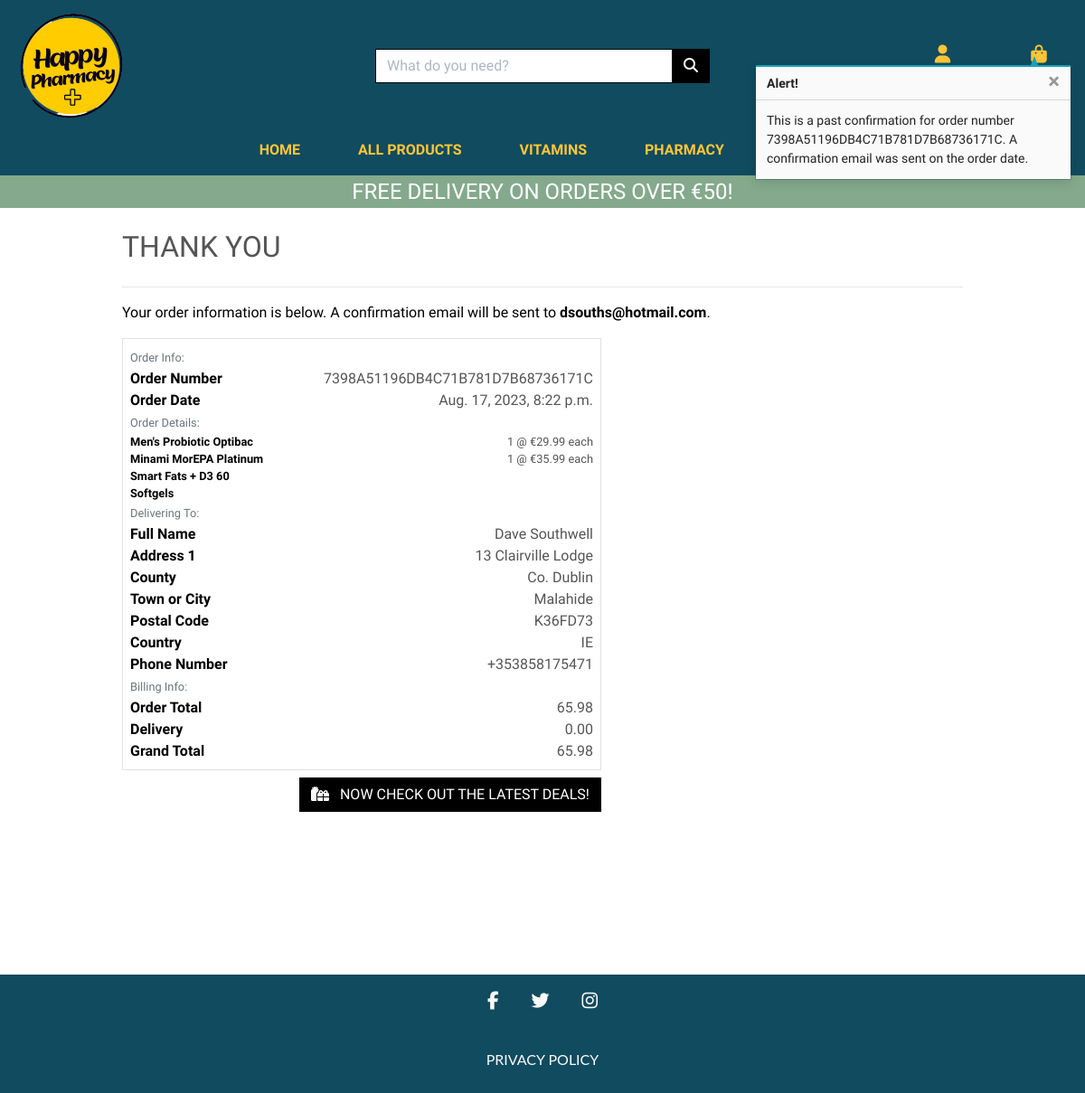
The app's page /profile/order_history/7398A51196DB4C71B781D7B68736171C with its own data.
### checkout/models.py (models this page shows, shortened)
class Order(models.Model):
    order_number = models.CharField(max_length=32, null=False, editable=False)
    user_profile = models.ForeignKey(
        UserProfile,
        on_delete=models.SET_NULL,
        null=True,
        blank=True,
        related_name='orders')
    full_name = models.CharField(max_length=50, null=False, blank=False)
    email = models.EmailField(max_length=254, null=False, blank=False)
    phone_number = models.CharField(max_length=20, null=False, blank=False)
    country = CountryField(blank_label='Country *', null=False, blank=False)
    postcode = models.CharField(max_length=20, null=True, blank=True)
    town_or_city = models.CharField(max_length=40, null=False, blank=False)
    street_address1 = models.CharField(max_length=80, null=False, blank=False)
    street_address2 = models.CharField(max_length=80, null=True, blank=True)
    county = models.CharField(max_length=80, null=True, blank=True)
    date = models.DateTimeField(auto_now_add=True)
    delivery_cost = models.DecimalField(
        max_digits=6, decimal_places=2, null=False, default=0)
    order_total = models.DecimalField(
        max_digits=10,
        decimal_places=2,
        null=False,
        default=0)
    grand_total = models.DecimalField(
        max_digits=10,
        decimal_places=2,
        null=False,
        default=0)

class OrderLineItem(models.Model):
    order = models.ForeignKey(
        Order,
        null=False,
        blank=False,
        on_delete=models.CASCADE,
        related_name='lineitems')
    product = models.ForeignKey(
        Product,
        null=False,
        blank=False,
        on_delete=models.CASCADE)
    product_size = models.CharField(
        max_length=2,
        null=True,
        blank=True)  # XS, S, M, L, XL
    quantity = models.IntegerField(null=False, blank=False, default=0)
    lineitem_total = models.DecimalField(
        max_digits=6,
        decimal_places=2,
        null=False,
        blank=False,
        editable=False)

### products/models.py (models this page shows, shortened)
class Product(models.Model):
    category = models.ForeignKey(
        'Category',
        null=True,
        blank=True,
        on_delete=models.SET_NULL)
    sku = models.CharField(max_length=254, null=True, blank=True)
    name = models.CharField(max_length=254)
    description = models.TextField()
    ingredients = models.TextField()
    price = models.DecimalField(max_digits=6, decimal_places=2)
    directions = models.TextField()
    rating = models.DecimalField(
        max_digits=6,
        decimal_places=2,
        null=True,
        blank=True)
    image_url = models.URLField(max_length=1024, null=True, blank=True)
    image = models.ImageField(null=True, blank=True)
    stock_level = models.IntegerField(default=10)

### profiles/views.py (the view)
def order_history(request, order_number):
    order = get_object_or_404(Order, order_number=order_number)
    messages.info(request, (
        f'This is a past confirmation for order number {order_number}. '
        'A confirmation email was sent on the order date.'
    ))
    template = 'checkout/checkout_success.html'
    context = {
        'order': order,
        'from_profile': True,
    }
    return render(request, template, context)

### bag/contexts.py (called while the page is built, shortened)
def bag_contents(request):
    bag_items = []
    total = 0
    product_count = 0
    bag = request.session.get('bag', {})
    if total < settings.FREE_DELIVERY_THRESHOLD:
        delivery = total * Decimal(settings.STANDARD_DELIVERY_PERCENTAGE / 100)
        free_delivery_delta = settings.FREE_DELIVERY_THRESHOLD - total
    else:
        delivery = 0
        free_delivery_delta = 0
    grand_total = delivery + total
    context = {
        'bag_items': bag_items,
        'total': total,
        'product_count': product_count,
        'delivery': delivery,
        'free_delivery_delta': free_delivery_delta,
        'free_delivery_threshold': settings.FREE_DELIVERY_THRESHOLD,
        'grand_total': grand_total,
    }
    return context

### happy_pharmacy/context_processors.py (called while the page is built)
def media(request):
    return {'MEDIA_URL': settings.MEDIA_URL}

### checkout/templates/checkout/checkout_success.html (shortened to what this page needs)
{% extends "base.html" %}
{% load static %}
{% block extra_css %}
<link rel="stylesheet" href="{% static 'checkout/css/checkout.css' %}">
{% endblock %}
{% block content %}
<div class="container template-body my-4 min-height-100">
    <div class="row">
        <div class="col">
            <h2 class="logo-font mb-4">Thank You</h2>
            <hr>
            <p class="text-black">Your order information is below. A confirmation email will be sent to
                <strong>{{ order.email }}</strong>.</p>
        </div>
    </div>
    <div class="row">
        <div class="col-12 col-lg-7">
            <div class="order-confirmation-wrapper p-2 border">
                <div class="row">
                    <div class="col">
                        <small class="text-muted">Order Info:</small>
                    </div>
                </div>
                <div class="row">
                    <div class="col-12 col-md-4">
                        <p class="mb-0 text-black font-weight-bold">Order Number</p>
                    </div>
                    <div class="col-12 col-md-8 text-md-right">
                        <p class="mb-0">{{ order.order_number }}</p>
                    </div>
                </div>
                <div class="row">
                    <div class="col-12 col-md-4">
                        <p class="mb-0 text-black font-weight-bold">Order Date</p>
                    </div>
                    <div class="col-12 col-md-8 text-md-right">
                        <p class="mb-0">{{ order.date }}</p>
                    </div>
                </div>
                <div class="row">
                    <div class="col">
                        <small class="text-muted">Order Details:</small>
                    </div>
                </div>
                {% for item in order.lineitems.all %}
                <div class="row">
                    <div class="col-12 col-md-4">
                        <p class="small mb-0 text-black font-weight-bold">
                            {{ item.product.name }}
                        </p>
                    </div>
                    <div class="col-12 col-md-8 text-md-right">
                        <p class="small mb-0">{{ item.quantity }} @ €{{ item.product.price }} each</p>
                    </div>
                </div>
                {% endfor %}
                <div class="row">
                    <div class="col">
                        <small class="text-muted">Delivering To:</small>
                    </div>
                </div>
                <div class="row">
                    <div class="col-12 col-md-4">
                        <p class="mb-0 text-black font-weight-bold">Full Name</p>
                    </div>
                    <div class="col-12 col-md-8 text-md-right">
                        <p class="mb-0">{{ order.full_name }}</p>
                    </div>
                </div>
                <div class="row">
                    <div class="col-12 col-md-4">
                        <p class="mb-0 text-black font-weight-bold">Address 1</p>
                    </div>
                    <div class="col-12 col-md-8 text-md-right">
                        <p class="mb-0">{{ order.street_address1 }}</p>
                    </div>
                </div>
                {% if order.county %}
                <div class="row">
                    <div class="col-12 col-md-4">
                        <p class="mb-0 text-black font-weight-bold">County</p>
                    </div>
                    <div class="col-12 col-md-8 text-md-right">
                        <p class="mb-0">{{ order.county }}</p>
                    </div>
                </div>
                {% endif %}
                <div class="row">
                    <div class="col-12 col-md-4">
                        <p class="mb-0 text-black font-weight-bold">Town or City</p>
                    </div>
                    <div class="col-12 col-md-8 text-md-right">
                        <p class="mb-0">{{ order.town_or_city }}</p>
                    </div>
                </div>
                {% if order.postcode %}
                <div class="row">
                    <div class="col-12 col-md-4">
                        <p class="mb-0 text-black font-weight-bold">Postal Code</p>
                    </div>
                    <div class="col-12 col-md-8 text-md-right">
                        <p class="mb-0">{{ order.postcode }}</p>
                    </div>
                </div>
                {% endif %}
                <div class="row">
                    <div class="col-12 col-md-4">
                        <p class="mb-0 text-black font-weight-bold">Country</p>
                    </div>
                    <div class="col-12 col-md-8 text-md-right">
                        <p class="mb-0">{{ order.country }}</p>
                    </div>
                </div>
                <div class="row">
                    <div class="col-12 col-md-4">
                        <p class="mb-0 text-black font-weight-bold">Phone Number</p>
                    </div>
                    <div class="col-12 col-md-8 text-md-right">
                        <p class="mb-0">{{ order.phone_number }}</p>
                    </div>
                </div>
                <div class="row">
                    <div class="col">
                        <small class="text-muted">Billing Info:</small>
                    </div>
                </div>
                <div class="row">
                    <div class="col-12 col-md-4">
                        <p class="mb-0 text-black font-weight-bold">Order Total</p>
                    </div>
                    <div class="col-12 col-md-8 text-md-right">
                        <p class="mb-0">{{ order.order_total }}</p>
                    </div>
                </div>
                <div class="row">
                    <div class="col-12 col-md-4">
                        <p class="mb-0 text-black font-weight-bold">Delivery</p>
                    </div>
                    <div class="col-12 col-md-8 text-md-right">
                        <p class="mb-0">{{ order.delivery_cost }}</p>
                    </div>
                </div>
                <div class="row">
                    <div class="col-12 col-md-4">
                        <p class="mb-0 text-black font-weight-bold">Grand Total</p>
                    </div>
                    <div class="col-12 col-md-8 text-md-right">
                        <p class="mb-0">{{ order.grand_total }}</p>
                    </div>
                </div>
            </div>
        </div>
    </div>
    <div class="row">
        <div class="col-12 col-lg-7 text-right">
            <a href="{% url 'products' %}?category=new_arrivals,deals,clearance" class="btn btn-black rounded-0 my-2">
                <span class="icon mr-2">
                    <i class="fas fa-gifts"></i>
                </span>
                <span class="text-uppercase">Now check out the latest deals!</span>
            </a>
        </div>
    </div>
</div>
{% endblock %}

### static/css/base.css (style rules this page uses)
html { height: 100%; }
body { color: #555; font-family: 'Montserrat', sans-serif; }
.logo-font { text-transform: uppercase; }
.btn-black { background: black; color: white; }
.text-black { color: #000 !important; }
@media (min-width: 1200px) { .container { max-width: 80%; } }
.min-height-100 { min-height: 100vh; }

### records on screen
Order: email "dsouths@hotmail.com", order_number "7398A51196DB4C71B781D7B68736171C", date "Aug. 17, 2023, 8:22 p.m.", full_name "Dave Southwell", street_address1 "13 Clairville Lodge", county "Co. Dublin", town_or_city "Malahide", postcode "K36FD73", country "IE", phone_number "+353858175471", order_total "65.98", delivery_cost "0.00", grand_total "65.98"
OrderLineItem: product.name "Men's Probiotic Optibac", quantity "1", product.price "29.99"
OrderLineItem: product.name "Minami MorEPA Platinum Smart Fats + D3 60 Softgels", quantity "1", product.price "35.99"

### other values on screen
{{ free_delivery_threshold }} "50"
{{ message }} "This is a past confirmation for order number 7398A51196DB4C71B781D7B68736171C. A confirmation email was sent on the order date."
